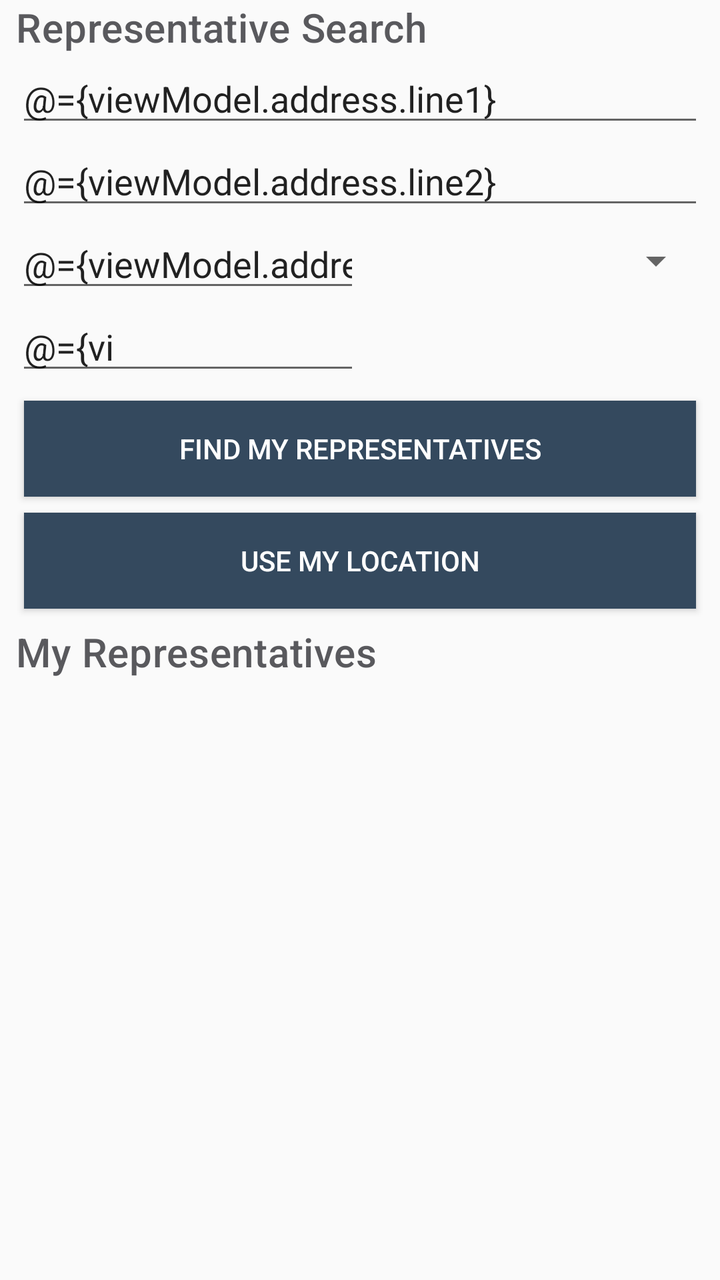
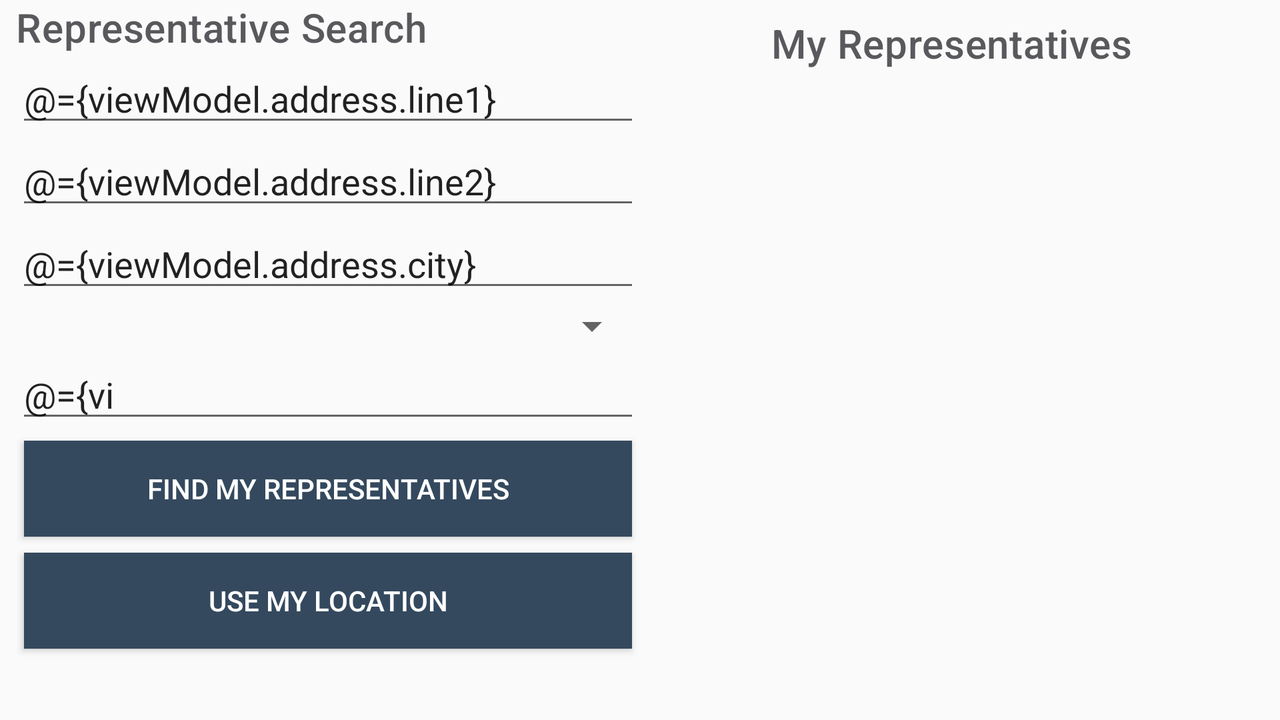

First picture: res/layout/ on a phone held upright. Second picture: the repository's own variant of that layout, on a device whose configuration matches the variant's folder. Source for both follows.
<!-- AndroidManifest.xml: application theme AppTheme -->
<!-- res/layout/fragment_representative.xml -->
<?xml version="1.0" encoding="utf-8"?>
<layout xmlns:android="http://schemas.android.com/apk/res/android"
    xmlns:app="http://schemas.android.com/apk/res-auto"
    xmlns:motion="http://schemas.android.com/tools">

    <data>

        <variable
            name="viewModel"
            type="com.example.android.politicalpreparedness.representative.RepresentativeViewModel" />
    </data>

    <androidx.constraintlayout.motion.widget.MotionLayout
        android:id="@+id/main_layout"
        android:layout_width="match_parent"
        android:layout_height="match_parent"
        android:paddingHorizontal="@dimen/default_margin"
        app:layoutDescription="@xml/fragment_representative_scene">

        <TextView
            android:id="@+id/search_title"
            android:layout_width="wrap_content"
            android:layout_height="wrap_content"
            android:text="@string/representative_search"
            android:textAppearance="@style/TextAppearance.MaterialComponents.Headline6"
            android:textColor="@color/colorGray"
            app:layout_constraintStart_toStartOf="parent"
            app:layout_constraintTop_toTopOf="parent" />

        <EditText
            android:id="@+id/address_line_1"
            android:layout_width="match_parent"
            android:layout_height="wrap_content"
            android:autofillHints="@string/address_line_1"
            android:hint="@string/address_line_1"
            android:inputType="textPostalAddress"
            android:text="@={viewModel.address.line1}"
            app:layout_constraintStart_toStartOf="parent"
            app:layout_constraintTop_toBottomOf="@id/search_title" />

        <EditText
            android:id="@+id/address_line_2"
            android:layout_width="match_parent"
            android:layout_height="wrap_content"
            android:autofillHints="@string/address_line_2"
            android:hint="@string/address_line_2"
            android:inputType="textPostalAddress"
            android:text="@={viewModel.address.line2}"
            app:layout_constraintStart_toStartOf="parent"
            app:layout_constraintTop_toBottomOf="@id/address_line_1" />

        <EditText
            android:id="@+id/city"
            android:layout_width="@dimen/zero_dimen"
            android:layout_height="wrap_content"
            android:autofillHints=""
            android:hint="@string/city"
            android:inputType="textPostalAddress"
            android:text="@={viewModel.address.city}"
            app:layout_constraintEnd_toStartOf="@id/state"
            app:layout_constraintStart_toStartOf="parent"
            app:layout_constraintTop_toBottomOf="@id/address_line_2" />

        <Spinner
            android:id="@+id/state"
            android:layout_width="@dimen/zero_dimen"
            android:layout_height="@dimen/zero_dimen"
            android:autofillHints=""
            android:contentDescription="@string/states_spinner"
            android:entries="@array/states"
            android:inputType="textPostalAddress"
            app:layout_constraintBottom_toBottomOf="@id/city"
            app:layout_constraintEnd_toEndOf="parent"
            app:layout_constraintStart_toEndOf="@id/city"
            app:layout_constraintTop_toTopOf="@id/city"
            app:stateValue="@{viewModel.address.state}" />

        <EditText
            android:id="@+id/zip"
            android:layout_width="@dimen/zero_dimen"
            android:layout_height="wrap_content"
            android:autofillHints=""
            android:hint="@string/zip_code"
            android:inputType="number"
            android:maxLength="5"
            android:text="@={viewModel.address.zip}"
            app:layout_constraintEnd_toEndOf="@id/city"
            app:layout_constraintStart_toStartOf="parent"
            app:layout_constraintTop_toBottomOf="@id/city" />

        <Button
            android:id="@+id/button_search"
            style="@style/buttonStyle"
            android:layout_width="match_parent"
            android:layout_height="wrap_content"
            android:layout_marginTop="@dimen/small_margin"
            android:height="@dimen/button_height"
            android:background="@color/colorPrimary"
            android:text="@string/find_my_representatives"
            android:textColor="@color/white"
            app:layout_constraintTop_toBottomOf="@id/zip" />

        <Button
            android:id="@+id/button_location"
            style="@style/buttonStyle"
            android:layout_width="match_parent"
            android:layout_height="wrap_content"
            android:background="@color/colorPrimary"
            android:text="@string/use_my_location"
            android:textColor="@color/white"
            app:layout_constraintTop_toBottomOf="@id/button_search" />

        <TextView
            android:id="@+id/representative_title"
            android:layout_width="wrap_content"
            android:layout_height="wrap_content"
            android:layout_marginTop="@dimen/default_margin"
            android:textAppearance="@style/TextAppearance.MaterialComponents.Headline6"
            android:textColor="@color/colorGray"
            android:text="@string/my_representatives"
            app:layout_constraintStart_toStartOf="parent"
            app:layout_constraintTop_toBottomOf="@id/button_location" />

        <androidx.recyclerview.widget.RecyclerView
            android:id="@+id/representatives_recyclerView"
            android:layout_width="match_parent"
            android:layout_height="@dimen/zero_dimen"
            android:padding="@dimen/default_margin"
            app:layoutManager="androidx.recyclerview.widget.LinearLayoutManager"
            app:layout_constraintBottom_toBottomOf="parent"
            app:layout_constraintEnd_toEndOf="parent"
            app:layout_constraintStart_toStartOf="parent"
            app:layout_constraintTop_toBottomOf="@+id/representative_title"
            motion:itemCount="4"
            motion:listitem="@layout/item_representative" />

        <TextView
            android:id="@+id/list_placeholder"
            android:layout_width="match_parent"
            android:layout_height="@dimen/zero_dimen"
            android:gravity="center"
            android:textAlignment="center"
            android:visibility="gone"
            app:layout_constraintBottom_toBottomOf="parent"
            app:layout_constraintTop_toBottomOf="@id/representative_title"
            motion:visibilityMode="ignore" />

    </androidx.constraintlayout.motion.widget.MotionLayout>
</layout>
<!-- resources referenced by this layout -->
<resources>
  <color name="colorGray">#59595D</color>
  <color name="colorPrimary">#34495e</color>
  <color name="white">#FFFFFF</color>
  <dimen name="button_height">48dp</dimen>
  <dimen name="default_margin">8dp</dimen>
  <dimen name="small_margin">4dp</dimen>
  <dimen name="zero_dimen">0dp</dimen>
  <string name="address_line_1">Address Line 1</string>
  <string name="address_line_2">Address Line 2</string>
  <string name="city">City</string>
  <string name="find_my_representatives">Find my representatives</string>
  <string name="my_representatives">My Representatives</string>
  <string name="representative_search">Representative Search</string>
  <string name="states_spinner">States Spinner</string>
  <string name="use_my_location">Use My Location</string>
  <string name="zip_code">Zip</string>
  <style name="buttonStyle">
          <item name="android:background">@color/colorAccent</item>
          <item name="android:padding">@dimen/default_margin</item>
          <item name="android:layout_marginVertical">@dimen/default_margin</item>
          <item name="android:layout_marginHorizontal">@dimen/small_margin</item>
      </style>
  <style name="AppTheme" parent="Theme.AppCompat.Light.DarkActionBar">
          
          <item name="colorPrimary">@color/colorPrimary</item>
          <item name="colorPrimaryDark">@color/colorPrimaryDark</item>
          <item name="colorAccent">@color/colorAccent</item>
      </style>
  <color name="colorAccent">#82d9c8</color>
  <color name="colorPrimaryDark">#1d3747</color>
</resources>
<!-- res/layout-land/fragment_representative.xml (the repository's variant of the layout above) -->
<!-- drawn on the phone turned sideways -->
<?xml version="1.0" encoding="utf-8"?>
<layout xmlns:android="http://schemas.android.com/apk/res/android"
    xmlns:app="http://schemas.android.com/apk/res-auto"
    xmlns:motion="http://schemas.android.com/tools">

    <data>

        <variable
            name="viewModel"
            type="com.example.android.politicalpreparedness.representative.RepresentativeViewModel" />
    </data>

    <androidx.constraintlayout.motion.widget.MotionLayout
        android:id="@+id/main_layout"
        android:layout_width="match_parent"
        android:layout_height="match_parent"
        android:paddingHorizontal="@dimen/default_margin"
        app:layoutDescription="@xml/fragment_representative_scene">

        <androidx.constraintlayout.widget.Guideline
            android:id="@+id/guideline"
            android:layout_width="@dimen/zero_dimen"
            android:layout_height="@dimen/zero_dimen"
            android:orientation="vertical"
            app:layout_constraintGuide_percent="0.5" />

        <androidx.core.widget.NestedScrollView
            android:id="@+id/formLayout"
            android:layout_width="@dimen/zero_dimen"
            android:layout_height="match_parent"
            android:fillViewport="true"
            app:layout_constraintBottom_toBottomOf="parent"
            app:layout_constraintEnd_toStartOf="@id/guideline"
            app:layout_constraintStart_toStartOf="parent"
            app:layout_constraintTop_toTopOf="parent">

            <LinearLayout
                android:layout_width="match_parent"
                android:layout_height="match_parent"
                android:orientation="vertical">

                <TextView
                    android:id="@+id/search_title"
                    android:layout_width="match_parent"
                    android:layout_height="wrap_content"
                    android:text="@string/representative_search"
                    android:textAppearance="@style/TextAppearance.MaterialComponents.Headline6"
                    android:textColor="@color/colorGray" />

                <EditText
                    android:id="@+id/address_line_1"
                    android:layout_width="match_parent"
                    android:layout_height="wrap_content"
                    android:autofillHints="@string/address_line_1"
                    android:hint="@string/address_line_1"
                    android:inputType="textPostalAddress"
                    android:text="@={viewModel.address.line1}" />

                <EditText
                    android:id="@+id/address_line_2"
                    android:layout_width="match_parent"
                    android:layout_height="wrap_content"
                    android:autofillHints="@string/address_line_2"
                    android:hint="@string/address_line_2"
                    android:inputType="textPostalAddress"
                    android:text="@={viewModel.address.line2}" />

                <EditText
                    android:id="@+id/city"
                    android:layout_width="match_parent"
                    android:layout_height="wrap_content"
                    android:autofillHints=""
                    android:hint="@string/city"
                    android:inputType="textPostalAddress"
                    android:text="@={viewModel.address.city}" />

                <Spinner
                    android:id="@+id/state"
                    android:layout_width="match_parent"
                    android:layout_height="wrap_content"
                    android:autofillHints=""
                    android:contentDescription="@string/states_spinner"
                    android:entries="@array/states"
                    android:inputType="textPostalAddress"
                    app:stateValue="@{viewModel.address.state}" />

                <EditText
                    android:id="@+id/zip"
                    android:layout_width="match_parent"
                    android:layout_height="wrap_content"
                    android:autofillHints=""
                    android:hint="@string/zip_code"
                    android:inputType="number"
                    android:maxLength="5"
                    android:text="@={viewModel.address.zip}" />

                <Button
                    android:id="@+id/button_search"
                    style="@style/buttonStyle"
                    android:layout_width="match_parent"
                    android:layout_height="wrap_content"
                    android:layout_marginTop="@dimen/small_margin"
                    android:height="@dimen/button_height"
                    android:background="@color/colorPrimary"
                    android:text="@string/find_my_representatives"
                    android:textColor="@color/white" />

                <Button
                    android:id="@+id/button_location"
                    style="@style/buttonStyle"
                    android:layout_width="match_parent"
                    android:layout_height="wrap_content"
                    android:background="@color/colorPrimary"
                    android:text="@string/use_my_location"
                    android:textColor="@color/white" />

            </LinearLayout>

        </androidx.core.widget.NestedScrollView>

        <TextView
            android:id="@+id/representative_title"
            android:layout_width="wrap_content"
            android:layout_height="wrap_content"
            android:layout_marginTop="@dimen/default_margin"
            android:text="@string/my_representatives"
            android:textAppearance="@style/TextAppearance.MaterialComponents.Headline6"
            android:textColor="@color/colorGray"
            app:layout_constraintEnd_toEndOf="parent"
            app:layout_constraintStart_toEndOf="@id/guideline"
            app:layout_constraintTop_toTopOf="parent" />

        <androidx.recyclerview.widget.RecyclerView
            android:id="@+id/representatives_recyclerView"
            android:layout_width="@dimen/zero_dimen"
            android:layout_height="@dimen/zero_dimen"
            android:padding="@dimen/default_margin"
            app:layoutManager="androidx.recyclerview.widget.LinearLayoutManager"
            app:layout_constraintBottom_toBottomOf="parent"
            app:layout_constraintEnd_toEndOf="parent"
            app:layout_constraintStart_toEndOf="@id/guideline"
            app:layout_constraintTop_toBottomOf="@+id/representative_title"
            motion:itemCount="4"
            motion:listitem="@layout/item_representative" />

        <TextView
            android:id="@+id/list_placeholder"
            android:layout_width="@dimen/zero_dimen"
            android:layout_height="@dimen/zero_dimen"
            android:gravity="center"
            android:textAlignment="center"
            android:visibility="gone"
            app:layout_constraintBottom_toBottomOf="parent"
            app:layout_constraintStart_toEndOf="@id/guideline"
            app:layout_constraintTop_toBottomOf="@id/representative_title"
            motion:visibilityMode="ignore" />

    </androidx.constraintlayout.motion.widget.MotionLayout>
</layout>
<!-- resources referenced by the variant -->
<!-- as the phone turned sideways resolves them -->
<resources>
  <color name="colorGray">#59595D</color>
  <color name="colorPrimary">#34495e</color>
  <color name="white">#FFFFFF</color>
  <dimen name="button_height">48dp</dimen>
  <dimen name="default_margin">8dp</dimen>
  <dimen name="small_margin">4dp</dimen>
  <dimen name="zero_dimen">0dp</dimen>
  <string name="address_line_1">Address Line 1</string>
  <string name="address_line_2">Address Line 2</string>
  <string name="city">City</string>
  <string name="find_my_representatives">Find my representatives</string>
  <string name="my_representatives">My Representatives</string>
  <string name="representative_search">Representative Search</string>
  <string name="states_spinner">States Spinner</string>
  <string name="use_my_location">Use My Location</string>
  <string name="zip_code">Zip</string>
  <!-- from res/values-land/ -->
  <style name="buttonStyle">
          <item name="android:background">@color/colorAccent</item>
          <item name="android:padding">@dimen/default_margin</item>
          <item name="android:layout_margin">@dimen/small_margin</item>
      </style>
  <style name="AppTheme" parent="Theme.AppCompat.Light.DarkActionBar">
          
          <item name="colorPrimary">@color/colorPrimary</item>
          <item name="colorPrimaryDark">@color/colorPrimaryDark</item>
          <item name="colorAccent">@color/colorAccent</item>
      </style>
  <color name="colorAccent">#82d9c8</color>
  <color name="colorPrimaryDark">#1d3747</color>
</resources>
